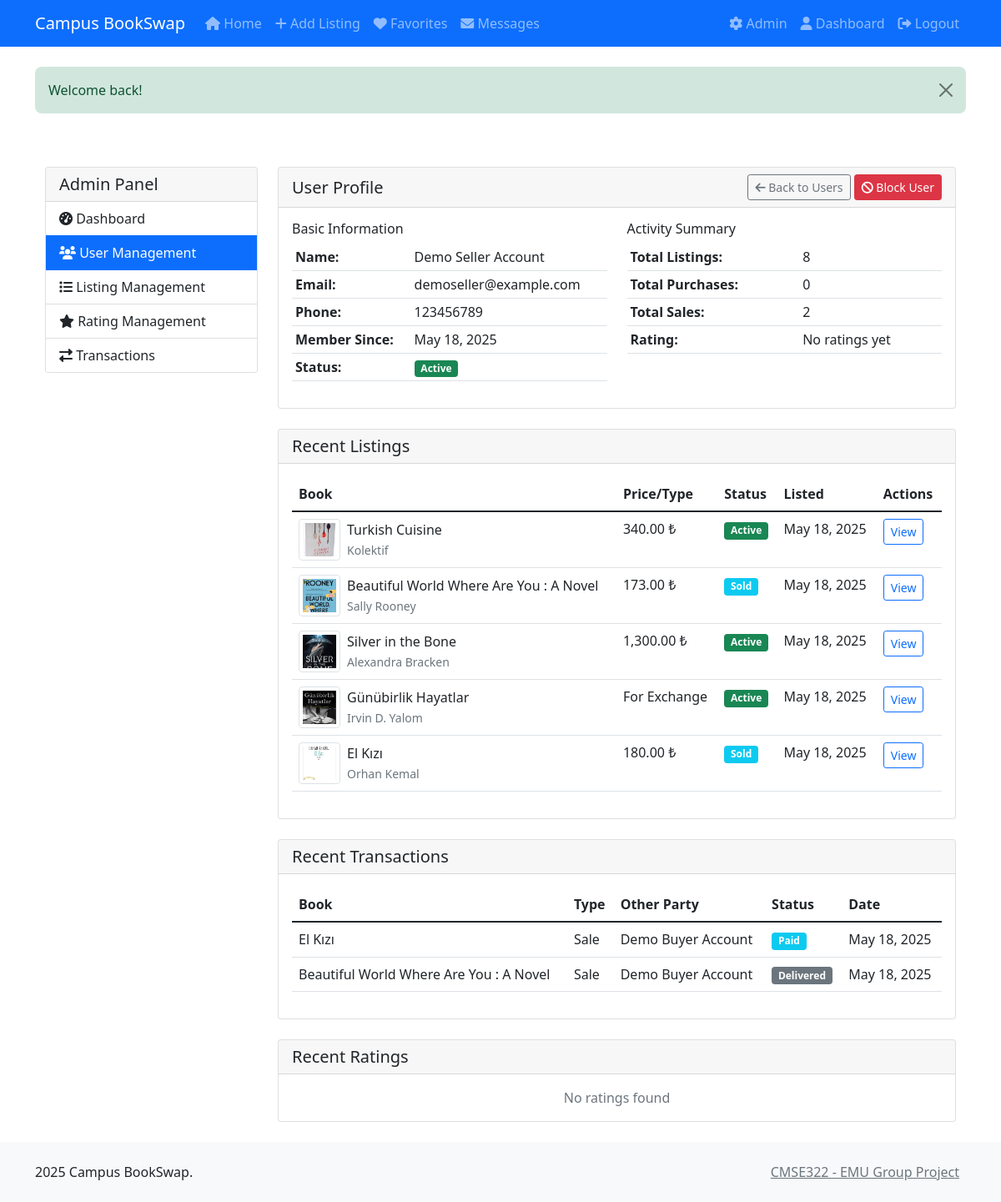
/projectfolder/admin/user-details.php?id=11 (signed in), run on the app's committed database.
### tables this page shows
CREATE TABLE `user` (
  `user_id` int(11) NOT NULL,
  `phone` varchar(20) DEFAULT NULL,
  `name` varchar(100) DEFAULT NULL,
  `email` varchar(100) DEFAULT NULL,
  `reg_date` date NOT NULL,
  `pass_hash` varchar(255) NOT NULL,
  `is_admin` tinyint(1) DEFAULT 0,
  `is_blocked` tinyint(1) DEFAULT 0
);

CREATE TABLE `listing` (
  `listing_id` int(11) NOT NULL,
  `book_id` int(11) DEFAULT NULL,
  `user_id` int(11) DEFAULT NULL,
  `title` varchar(255) DEFAULT NULL,
  `price` decimal(10,2) DEFAULT NULL,
  `condition` varchar(50) DEFAULT NULL,
  `listing_status` varchar(20) DEFAULT NULL,
  `description` text DEFAULT NULL,
  `listing_type` varchar(20) DEFAULT NULL CHECK (`listing_type` in ('sale','exchange')),
  `list_date` datetime DEFAULT NULL,
  `admin_approved` tinyint(1) DEFAULT 0
);

CREATE TABLE `book` (
  `book_id` int(11) NOT NULL,
  `title` varchar(255) NOT NULL,
  `author` varchar(100) DEFAULT NULL,
  `publisher_year` int(11) DEFAULT NULL,
  `publisher` varchar(100) DEFAULT NULL
);

CREATE TABLE `transaction` (
  `transaction_id` int(11) NOT NULL,
  `buyer_id` int(11) DEFAULT NULL,
  `listing_id` int(11) DEFAULT NULL,
  `amount` decimal(10,2) DEFAULT NULL,
  `transaction_date` datetime DEFAULT current_timestamp(),
  `transaction_type` varchar(20) DEFAULT NULL CHECK (`transaction_type` in ('purchase','exchange')),
  `delivery_address` text DEFAULT NULL,
  `tracking_code` varchar(100) DEFAULT NULL,
  `courier_name` varchar(100) DEFAULT NULL,
  `transaction_status` varchar(20) DEFAULT NULL CHECK (`transaction_status` in ('paid','shipped','delivered','cancelled','completed'))
);

### projectfolder/admin/user-details.php (the view, shortened to what the rows shown need)
<?php
require_once '../includes/db.php';
$user_id = $_GET['id'] ?? 0;
$stmt = prepareStatement("
    SELECT
        u.*,
        COUNT(DISTINCT l.listing_id) as total_listings,
        COUNT(DISTINCT t_buyer.transaction_id) as total_purchases,
        COUNT(DISTINCT t_seller.transaction_id) as total_sales,
        AVG(r.rating) as avg_rating,
        COUNT(DISTINCT r.rating_id) as total_ratings
    FROM user u
    LEFT JOIN listing l ON u.user_id = l.user_id
    LEFT JOIN transaction t_buyer ON u.user_id = t_buyer.buyer_id
    LEFT JOIN listing l_seller ON u.user_id = l_seller.user_id
    LEFT JOIN transaction t_seller ON l_seller.listing_id = t_seller.listing_id
    LEFT JOIN rating r ON u.user_id = r.reviewed_user_id AND r.admin_approved = 1
    WHERE u.user_id = ?
    GROUP BY u.user_id
");
$stmt->bind_param("i", $user_id);
$stmt->execute();
$user = $stmt->get_result()->fetch_assoc();
$stmt = prepareStatement("
    SELECT
        l.*,
        COALESCE(b.title, l.title) as book_title,
        b.author,
        (SELECT image_url FROM listing_image WHERE listing_id = l.listing_id LIMIT 1) as cover_image
    FROM listing l
    LEFT JOIN book b ON l.book_id = b.book_id
    WHERE l.user_id = ?
    ORDER BY l.list_date DESC
    LIMIT 5
");
$stmt->bind_param("i", $user_id);
$stmt->execute();
$listings = $stmt->get_result()->fetch_all(MYSQLI_ASSOC);
$stmt = prepareStatement("
    SELECT
        t.*,
        COALESCE(b.title, l.title) as book_title,
        seller.name as seller_name,
        buyer.name as buyer_name,
        t.delivery_address
    FROM transaction t
    JOIN listing l ON t.listing_id = l.listing_id
    LEFT JOIN book b ON l.book_id = b.book_id
    JOIN user seller ON l.user_id = seller.user_id
    JOIN user buyer ON t.buyer_id = buyer.user_id
    WHERE t.buyer_id = ? OR l.user_id = ?
    ORDER BY t.transaction_date DESC
    LIMIT 5
");
$stmt->bind_param("ii", $user_id, $user_id);
$stmt->execute();
$transactions = $stmt->get_result()->fetch_all(MYSQLI_ASSOC);
include '../includes/header.php';
?>
<div class="container-fluid mt-4">
    <div class="row">
        <div class="col-md-9">
            <div class="card mb-4">
                <div class="card-body">
                    <div class="row">
                        <div class="col-md-6">
                            <table class="table table-sm">
                                <tr>
                                    <th>Name:</th>
                                    <td><?php echo htmlspecialchars($user['name']); ?></td>
                                </tr>
                                <tr>
                                    <th>Email:</th>
                                    <td><?php echo htmlspecialchars($user['email']); ?></td>
                                </tr>
                                <tr>
                                    <th>Phone:</th>
                                    <td><?php echo htmlspecialchars($user['phone']); ?></td>
                                </tr>
                                <tr>
                                    <th>Member Since:</th>
                                    <td><?php echo date('M j, Y', strtotime($user['reg_date'])); ?></td>
                                </tr>
                                <tr>
                                    <th>Status:</th>
                                </tr>
                            </table>
                        </div>
                        <div class="col-md-6">
                            <table class="table table-sm">
                                <tr>
                                    <th>Total Listings:</th>
                                </tr>
                                <tr>
                                    <th>Total Purchases:</th>
                                </tr>
                                <tr>
                                    <th>Total Sales:</th>
                                </tr>
                                <tr>
                                    <th>Rating:</th>
                                </tr>
                            </table>
                        </div>
                    </div>
                </div>
            </div>
            <div class="card mb-4">
                <div class="card-body">
                    <?php if (empty($listings)): ?>
                        <p class="text-muted text-center mb-0">No listings found</p>
                    <?php else: ?>
                        <div class="table-responsive">
                            <table class="table table-hover">
                                <thead>
                                    <tr>
                                        <th>Book</th>
                                        <th>Price/Type</th>
                                        <th>Status</th>
                                        <th>Listed</th>
                                        <th>Actions</th>
                                    </tr>
                                </thead>
                                <tbody>
                                    <?php foreach ($listings as $listing): ?>
                                        <tr>
                                            <td>
                                                <div class="d-flex align-items-center">
                                                    <?php if ($listing['cover_image']): ?>
                                                        <img src="<?php echo htmlspecialchars($listing['cover_image']); ?>"
                                                             class="img-thumbnail me-2" style="width: 50px; height: 50px; object-fit: cover;"
                                                             alt="Book cover">
                                                    <?php endif; ?>
                                                    <div>
                                                        <?php echo htmlspecialchars($listing['book_title']); ?><br>
                                                        <small class="text-muted">
                                                            <?php echo htmlspecialchars($listing['author']); ?>
                                                        </small>
                                                    </div>
                                                </div>
                                            </td>
                                            <td>
                                                <?php if ($listing['listing_type'] === 'sale'): ?>
                                                    <?php echo number_format($listing['price'], 2); ?> ₺
                                                <?php else: ?>
                                                    For Exchange
                                                <?php endif; ?>
                                            </td>
                                            <td>
                                                <span class="badge bg-<?php
                                                    echo match($listing['listing_status']) {
                                                        'active' => 'success',
                                                        'inactive' => 'secondary',
                                                        'sold' => 'info',
                                                        default => 'secondary'
                                                    };
                                                ?>">
                                                    <?php echo ucfirst($listing['listing_status']); ?>
                                                </span>
                                            </td>
                                            <td>
                                                <?php echo date('M j, Y', strtotime($listing['list_date'])); ?>
                                            </td>
                                            <td>
                                                <a href="/listing.php?id=<?php echo $listing['listing_id']; ?>"
                                                   class="btn btn-sm btn-outline-primary">
                                                    View
                                                </a>
                                            </td>
                                        </tr>
                                    <?php endforeach; ?>
                                </tbody>
                            </table>
                        </div>
                    <?php endif; ?>
                </div>
            </div>
            <div class="card mb-4">
                <div class="card-body">
                    <?php if (empty($transactions)): ?>
                        <p class="text-muted text-center mb-0">No transactions found</p>
                    <?php else: ?>
                        <div class="table-responsive">
                            <table class="table table-hover">
                                <thead>
                                    <tr>
                                        <th>Book</th>
                                        <th>Type</th>
                                        <th>Other Party</th>
                                        <th>Status</th>
                                        <th>Date</th>
                                    </tr>
                                </thead>
                                <tbody>
                                    <?php foreach ($transactions as $transaction): ?>
                                        <tr>
                                            <td><?php echo htmlspecialchars($transaction['book_title']); ?></td>
                                            <td>
                                                <?php
                                                    echo $transaction['buyer_id'] == $user_id ? 'Purchase' : 'Sale';
                                                ?>
                                            </td>
                                            <td>
                                                <?php
                                                    echo htmlspecialchars($transaction['buyer_id'] == $user_id
                                                        ? $transaction['seller_name']
                                                        : $transaction['buyer_name']);
                                                ?>
                                            </td>
                                            <td>
                                                <span class="badge bg-<?php
                                                    echo match($transaction['transaction_status']) {
                                                        'completed' => 'success',
                                                        'cancelled' => 'danger',
                                                        'pending' => 'warning',
                                                        'paid' => 'info',
                                                        'shipped' => 'primary',
                                                        default => 'secondary'
                                                    };
                                                ?>">
                                                    <?php echo ucfirst($transaction['transaction_status']); ?>
                                                </span>
                                            </td>
                                            <td>
                                                <?php echo date('M j, Y', strtotime($transaction['transaction_date'])); ?>
                                            </td>
                                        </tr>
                                    <?php endforeach; ?>
                                </tbody>
                            </table>
                        </div>
                    <?php endif; ?>
                </div>
            </div>
        </div>
    </div>
</div>
<?php include '../includes/footer.php'; ?>

### data on the page
user: name "Demo Seller Account", email "demoseller@example.com", phone "123456789", reg_date "May 18, 2025"
listing: shows a picture, book_title "Turkish Cuisine", book.author "Kolektif", price "340.00", listing_status "Active", list_date "May 18, 2025"
listing: shows a picture, book_title "Beautiful World Where Are You : A Novel", book.author "Sally Rooney", price "173.00", listing_status "Sold", list_date "May 18, 2025"
listing: shows a picture, book_title "Silver in the Bone", book.author "Alexandra Bracken", price "1,300.00", listing_status "Active", list_date "May 18, 2025"
listing: shows a picture, book_title "Günübirlik Hayatlar", book.author "Irvin D. Yalom", listing_type "For Exchange", listing_status "Active", list_date "May 18, 2025"
listing: shows a picture, book_title "El Kızı", book.author "Orhan Kemal", price "180.00", listing_status "Sold", list_date "May 18, 2025"
transaction: book_title "El Kızı", shows "Sale", buyer.name "Demo Buyer Account", transaction_status "Paid", transaction_date "May 18, 2025"
transaction: book_title "Beautiful World Where Are You : A Novel", shows "Sale", buyer.name "Demo Buyer Account", transaction_status "Delivered", transaction_date "May 18, 2025"

### other printed values
SITE_NAME "Campus BookSwap"
$_SESSION['flash']['message'] "Welcome back!"
$user['total_listings'] "8"
$user['total_purchases'] "0"
$user['total_sales'] "2"
